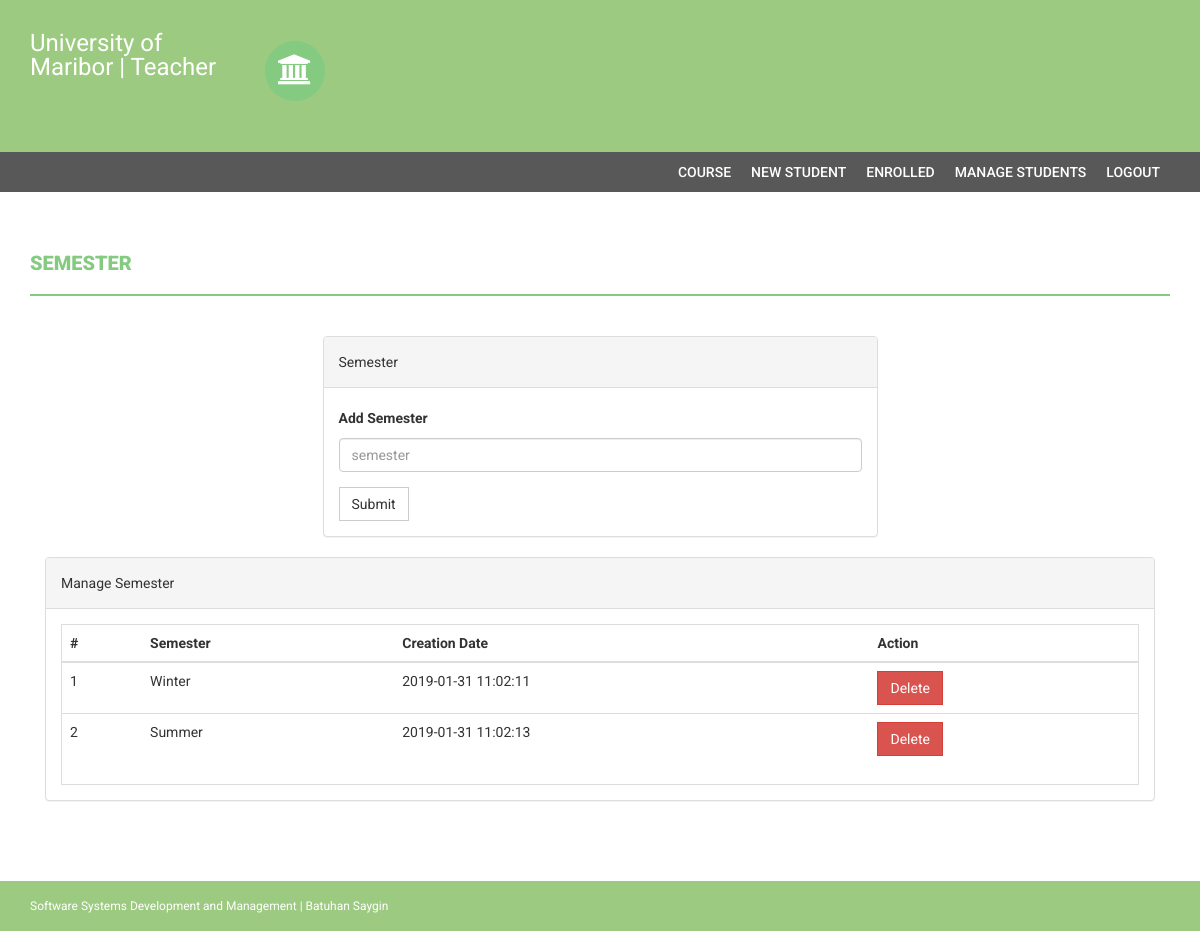
The app's page /teacher/semester.php (signed in) with its own data.
### tables this page shows
CREATE TABLE `semester` (
  `id` int(11) NOT NULL,
  `semester` varchar(255) NOT NULL,
  `creationDate` timestamp NOT NULL DEFAULT CURRENT_TIMESTAMP,
  `updationDate` varchar(255) NOT NULL
);

### teacher/semester.php (the view, shortened to what this page needs)
<?php
if(strlen($_SESSION['alogin'])==0)
    {
header('location:index.php');
}
else{
?>
<!DOCTYPE html>
<html xmlns="http://www.w3.org/1999/xhtml">
<head>
    <link href="assets/css/bootstrap.css" rel="stylesheet" />
    <link href="assets/css/font-awesome.css" rel="stylesheet" />
    <link href="assets/css/style.css" rel="stylesheet" />
</head>
<body>
<?php include('includes/header.php');?>
<?php if($_SESSION['alogin']!="")
{
 include('includes/menubar.php');
}
 ?>
    <div class="content-wrapper">
        <div class="container">
              <div class="row">
                    <div class="col-md-12">
                        <h1 class="page-head-line">Semester  </h1>
                    </div>
                </div>
                <div class="row" >
                  <div class="col-md-3"></div>
                    <div class="col-md-6">
                        <div class="panel panel-default">
                        <div class="panel-heading">
                           Semester
                        </div>
                        <div class="panel-body">
                       <form name="semester" method="post">
   <div class="form-group">
    <label for="semester">Add Semester  </label>
    <input type="text" class="form-control" id="semester" name="semester" placeholder="semester" required />
  </div>
 <button type="submit" name="submit" class="btn btn-default">Submit</button>
</form>
                            </div>
                            </div>
                    </div>
                </div>
                <div class="col-md-12">
                    <div class="panel panel-default">
                        <div class="panel-heading">
                            Manage Semester
                        </div>
                        <div class="panel-body">
                            <div class="table-responsive table-bordered">
                                <table class="table">
                                    <thead>
                                        <tr>
                                            <th>#</th>
                                            <th>Semester</th>
                                            <th>Creation Date</th>
                                            <th>Action</th>
                                        </tr>
                                    </thead>
                                    <tbody>
<?php
$sql=mysqli_query($con,"select * from semester");
$cnt=1;
while($row=mysqli_fetch_array($sql))
{
?>
                                        <tr>
                                            <td><?php echo $cnt;?></td>
                                            <td><?php echo htmlentities($row['semester']);?></td>
                                            <td><?php echo htmlentities($row['creationDate']);?></td>
                                            <td>
  <a href="semester.php?id=<?php echo $row['id']?>&del=delete" onClick="return confirm('Are you sure you want to delete?')">
                                            <button class="btn btn-danger">Delete</button>
</a>
                                            </td>
                                        </tr>
<?php
$cnt++;
} ?>
                                    </tbody>
                                </table>
                            </div>
                        </div>
                    </div>
                </div>
            </div>
        </div>
  <?php include('includes/footer.php');?>
</body>
</html>
<?php } ?>

### teacher/assets/css/style.css (style rules this page uses)
body { font-family: 'Roboto', sans-serif; line-height: 30px; }
.content-wrapper { margin-top: 40px; min-height: 600px; padding-bottom: 60px; }
.page-head-line { font-weight: 900; padding-bottom: 20px; border-bottom: 2px solid #85ca81; text-transform: uppercase; color: #85ca81; font-size: 20px; margin-bottom: 40px; }
.btn { border-radius: 0px; -webkit-border-radius: 0px; -moz-border-radius: 0px; }

### records on screen
semester: semester "Winter", creationDate "2019-01-31 11:02:11"
semester: semester "Summer", creationDate "2019-01-31 11:02:13"
